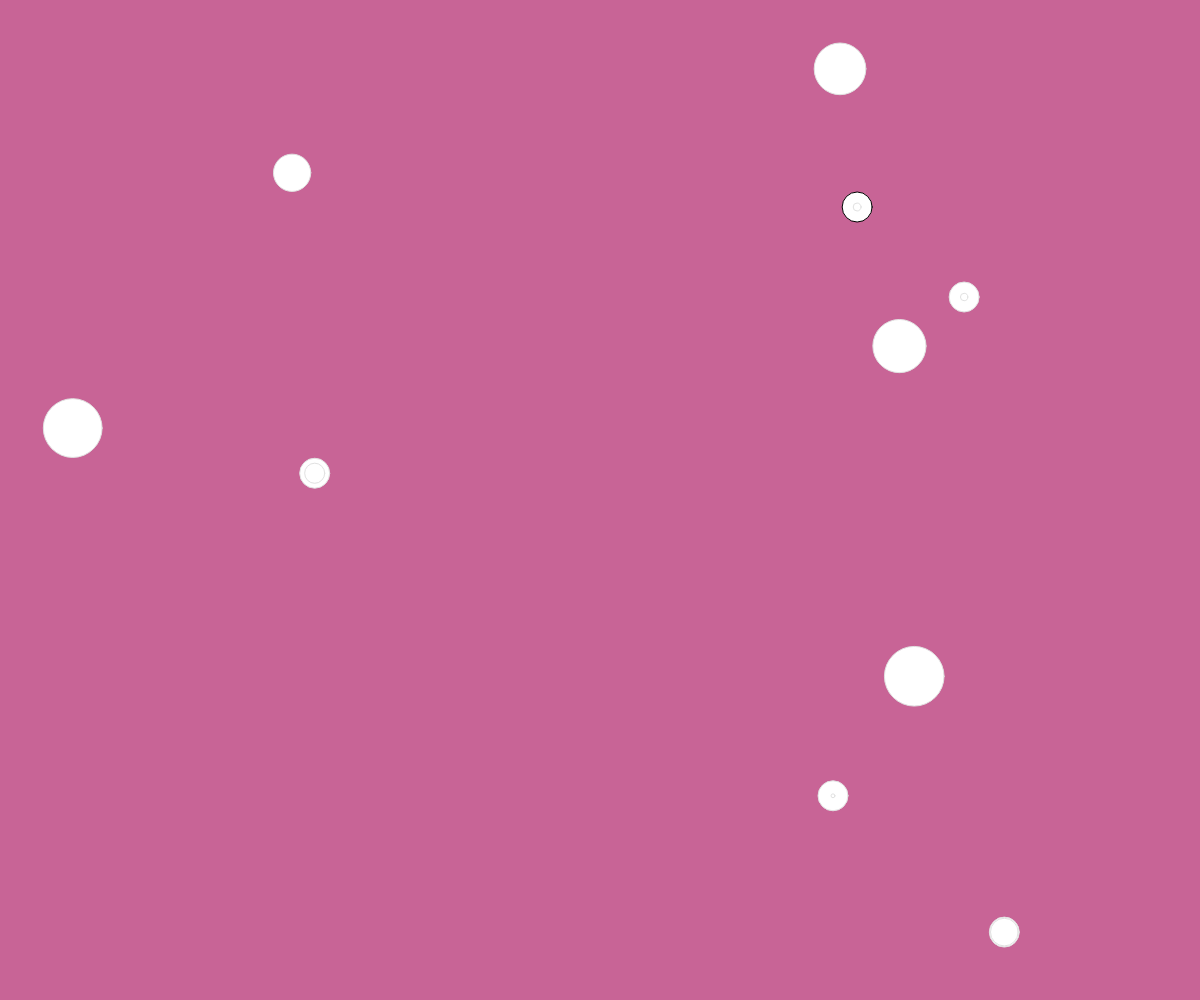
Frame 1 (no input)
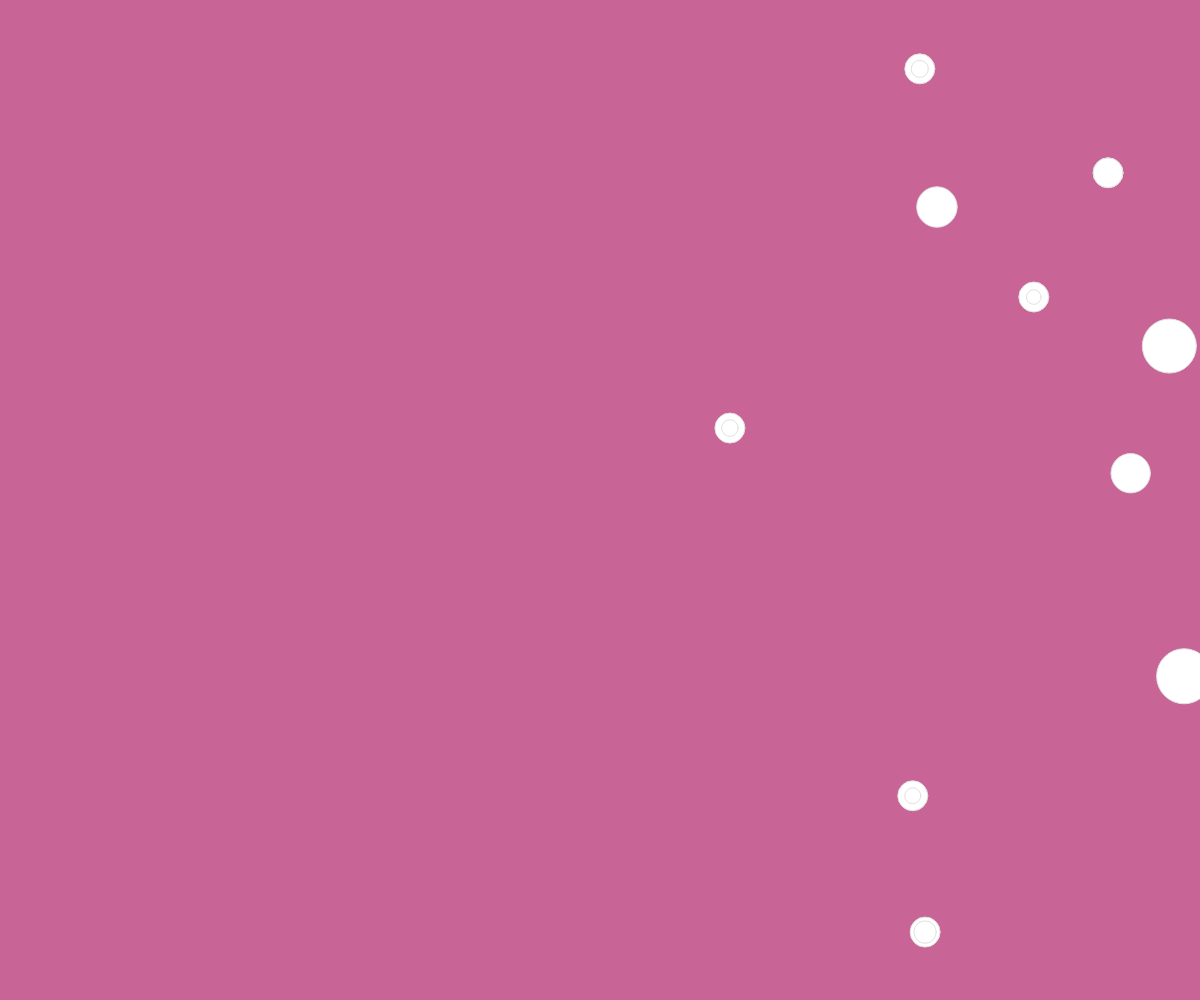
Frame 60 (no input)
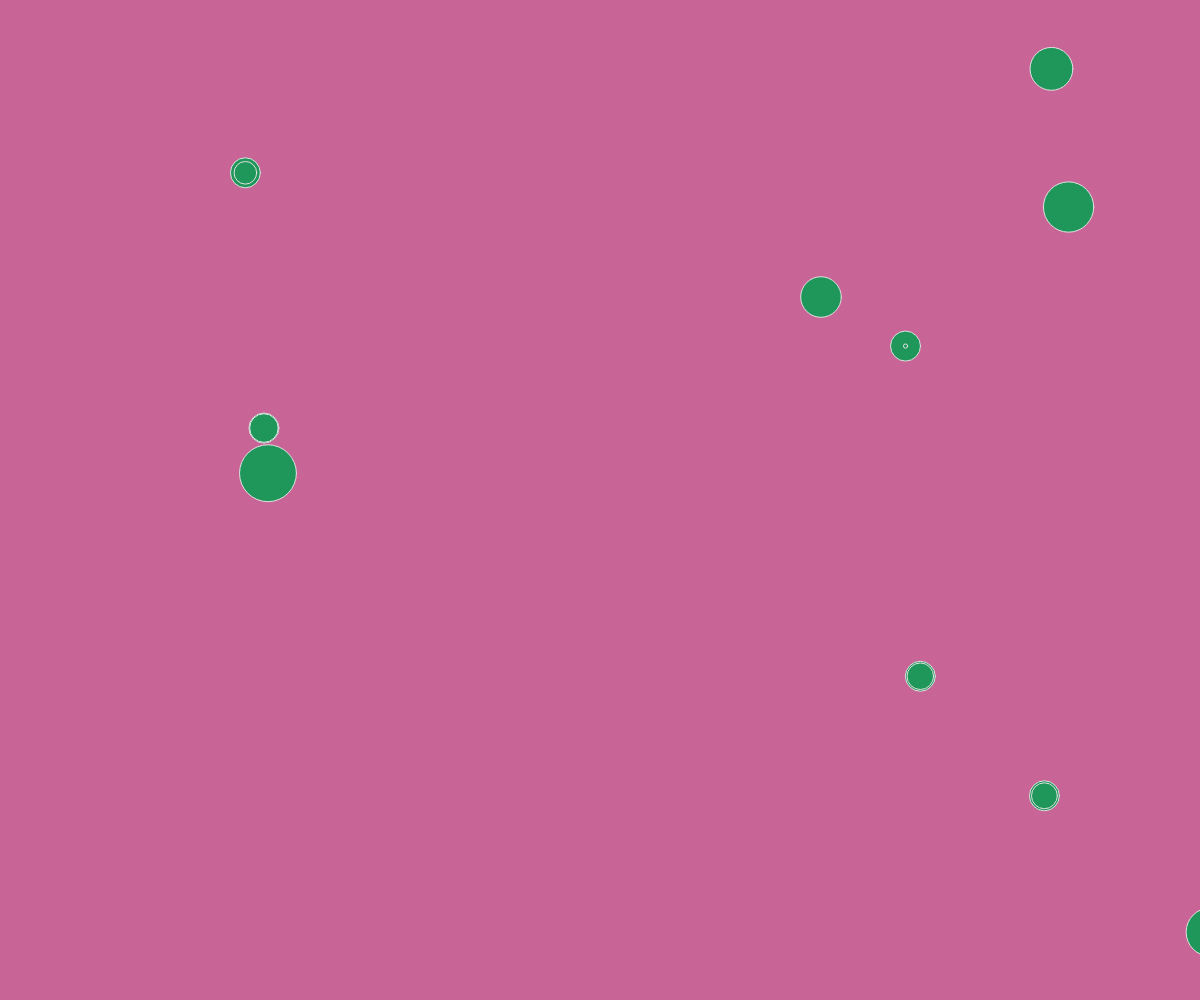
Frame 120 (the mouse pressed at the canvas centre since frame 60)

The p5.js sketch that drew these frames (run headless with seeded random() and noise() and a simulated clock; from frame 60 on, the mouse is pressed at the canvas centre):

// p5.js sketch
// ── sketch.js

var balls = [];

function setup() {
  createCanvas(windowWidth, windowHeight);

  for (var i = 0; i < 20; i++) {
    balls[i] = {
      x: random(0, width),
      y: random(0, height),
      dy: 0,
      display: function () {
        circle(this.x, this.y, 30);
        stroke(225);
      }
    }
  }
}

function draw() {
  colorMode(RGB)
  background(200, 100, 150);

  for (var i = 0; i < 10; i++) {
    balls[i].x += balls[i].dy;
    balls[i].dy += 5;
    balls[i].display();
    d = random(0, 60)
    circle(balls[i].x, balls[i].y, d);

    if (balls[i].x >= width) {
      balls[i].dy = -0.96 * balls[i].dy
    }

    if (balls[i].x <= 0) {
      balls[i].dy = 0.96 * balls[i].dy
    }
  }
}
function mousePressed() {
  if (mouseIsPressed) {
    colorMode(RGB);
    a = random(225);
    b = random(225);
    c = random(225);
    fill(a, b, c);
  }
}

class Ball {
  constructor(x, y) {
    this.x = random(0, width);
    this.y = random(0, height);
    this.display = function () {
      stroke(225);
      circle(this.x, this.y, 20);
    }
  }
}
